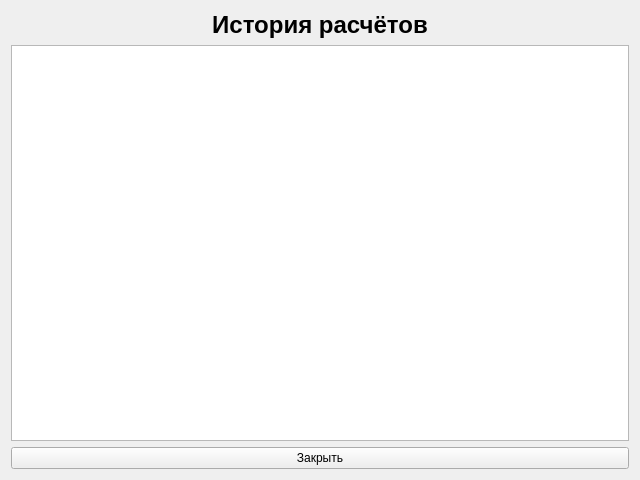
<?xml version="1.0" encoding="UTF-8"?>
<ui version="4.0">
 <class>History</class>
 <widget class="QWidget" name="History">
  <property name="geometry">
   <rect>
    <x>0</x>
    <y>0</y>
    <width>640</width>
    <height>480</height>
   </rect>
  </property>
  <property name="windowTitle">
   <string>История расчётов</string>
  </property>
  <layout class="QVBoxLayout" name="verticalLayout_2">
   <item>
    <widget class="QLabel" name="Congrat">
     <property name="text">
      <string>&lt;html&gt;&lt;head/&gt;&lt;body&gt;&lt;p align=&quot;center&quot;&gt;&lt;span style=&quot; font-size:18pt; font-weight:600;&quot;&gt;История расчётов&lt;/span&gt;&lt;/p&gt;&lt;/body&gt;&lt;/html&gt;</string>
     </property>
    </widget>
   </item>
   <item>
    <widget class="QTextEdit" name="Hist"/>
   </item>
   <item>
    <widget class="QPushButton" name="closeder">
     <property name="text">
      <string>Закрыть</string>
     </property>
    </widget>
   </item>
  </layout>
 </widget>
 <resources/>
 <connections/>
</ui>
